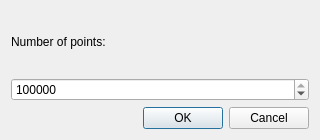
<?xml version="1.0" encoding="UTF-8"?>
<ui version="4.0">
 <class>StlToPcdDialog</class>
 <widget class="QDialog" name="StlToPcdDialog">
  <property name="geometry">
   <rect>
    <x>0</x>
    <y>0</y>
    <width>320</width>
    <height>140</height>
   </rect>
  </property>
  <property name="windowTitle">
   <string>STL to PCD Sampling</string>
  </property>
  <layout class="QVBoxLayout" name="verticalLayout">
   <item>
    <widget class="QLabel" name="label">
     <property name="text">
      <string>Number of points:</string>
     </property>
    </widget>
   </item>
   <item>
    <widget class="QSpinBox" name="spinBox">
     <property name="minimum">
      <number>1000</number>
     </property>
     <property name="maximum">
      <number>10000000</number>
     </property>
     <property name="value">
      <number>100000</number>
     </property>
     <property name="singleStep">
      <number>10000</number>
     </property>
    </widget>
   </item>
   <item>
    <widget class="QDialogButtonBox" name="buttonBox">
     <property name="orientation">
      <enum>Qt::Horizontal</enum>
     </property>
     <property name="standardButtons">
      <set>QDialogButtonBox::Cancel|QDialogButtonBox::Ok</set>
     </property>
    </widget>
   </item>
  </layout>
 </widget>
</ui>
